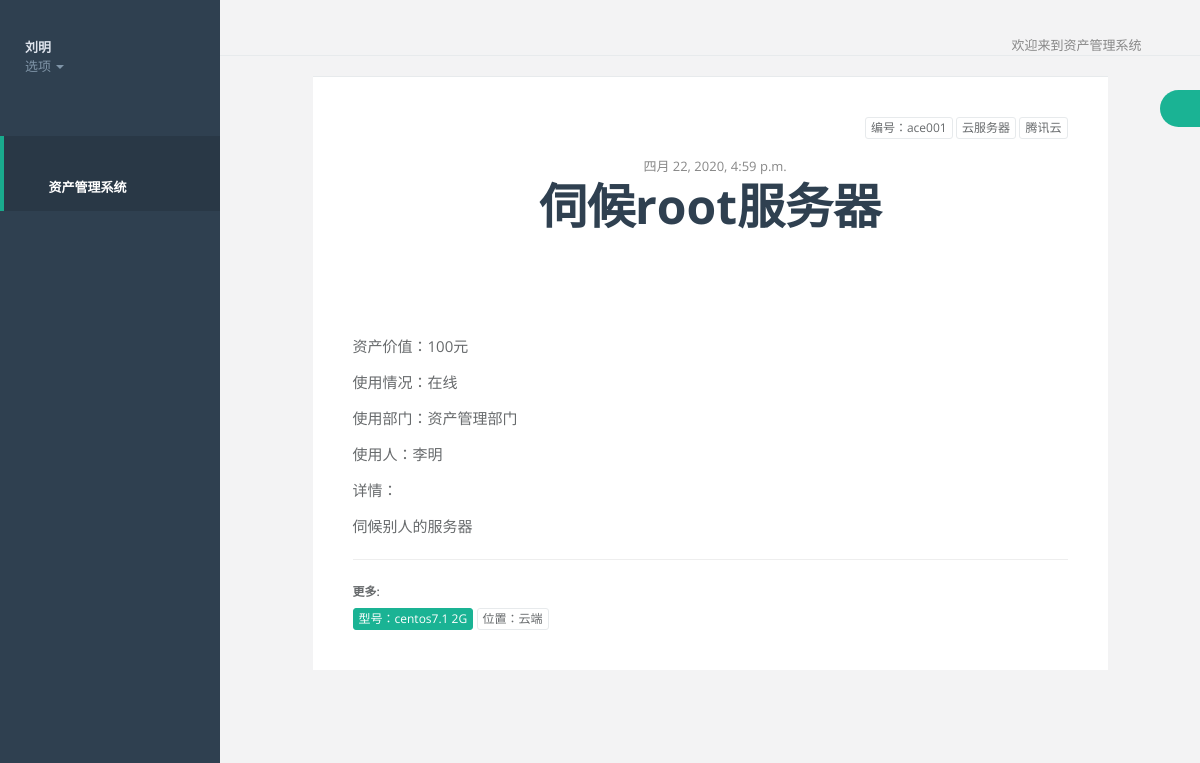
Screenshot of /asset/asset/1/ (signed in) with the database file from the repository.
### ace/models.py (models this page shows, shortened)
class Asset(models.Model):
    asset_number=models.CharField(max_length=30,verbose_name='资产编号')
    asset_type=models.CharField(max_length=30,verbose_name='资产分类')
    asset_name=models.CharField(max_length=20,verbose_name='资产名称')
    asset_buyin_time=models.DateTimeField(verbose_name='财务入账日期')
    asset_value=models.CharField(max_length=20,verbose_name='资产价值')
    asset_state=models.CharField(max_length=10,verbose_name='使用情况',blank=True)
    asset_use_department=models.ForeignKey(Department,on_delete=models.CASCADE,blank=True)
    asset_user=models.CharField(max_length=20,verbose_name='使用人',blank=True)
    asset_count=models.CharField(max_length=20,verbose_name='数量')
    asset_brand=models.CharField(max_length=30,verbose_name='资产品牌',blank=True)
    asset_model=models.CharField(max_length=30,verbose_name='规格型号',blank=True)
    asset_location=models.CharField(max_length=40,verbose_name='资产位置',blank=True)
    asset_comments=models.TextField(blank=True,verbose_name='资产详情')
    class Meta:
        ordering=('-asset_buyin_time',)

class Department(models.Model):
    department_name=models.CharField(max_length=20,verbose_name='部门昵称')
    def __str__(self):
        return self.department_name

### ace/views.py (the view)
# urls.py: path('asset/<int:pk>/', views.article, name='asset'),
def article(request,pk):
    asset = get_object_or_404(Asset,pk=pk)
    return render(request, 'asset/article.html', context={'asset': asset})

### templates/asset/article.html (shortened to what this page needs)
{% extends 'base.html' %}
    {% block main %}
<div class="wrapper wrapper-content  animated fadeInRight article">
            <div class="row">
                <div class="col-lg-10 col-lg-offset-1">
                    <div class="ibox">
                        <div class="ibox-content">
                            <div class="pull-right">
                                <button class="btn btn-white btn-xs" type="button">编号：{{ asset.asset_number }}</button>
                                <button class="btn btn-white btn-xs" type="button">{{ asset.asset_type }}</button>
                                <button class="btn btn-white btn-xs" type="button">{{ asset.asset_brand }}</button>
                            </div>
                            <div class="text-center article-title">
                            <span class="text-muted"><i class="fa fa-clock-o"></i>{{ asset.asset_buyin_time }}</span>
                                <h1>
                                    {{ asset.asset_name }}
                                </h1>
                            </div>
                            <p>
                                资产价值：{{ asset.asset_value }}
                            </p>
                            <p>使用情况：{{ asset.asset_state }}</p>
                            <p>使用部门：{{ asset.asset_use_department }}</p>
                            <p>使用人：{{ asset.asset_user }}</p>
                            <p>详情：</p>
                            <p>{{ asset.asset_comments }}</p>
                            <hr>
                            <div class="row">
                                <div class="col-md-6">
                                        <h5>更多:</h5>
                                        <button class="btn btn-primary btn-xs" type="button">型号：{{ asset.asset_model }}</button>
                                        <button class="btn btn-white btn-xs" type="button">位置：{{ asset.asset_location }}</button>
                                </div>
                            </div>
                        </div>
                    </div>
                </div>
            </div>
        </div>
    {% endblock main %}

### rows the page displays
Asset: asset_number "ace001", asset_type "云服务器", asset_brand "腾讯云", asset_buyin_time "四月 22, 2020, 4:59 p.m.", asset_name "伺候root服务器", asset_value "100元", asset_state "在线", asset_use_department "资产管理部门", asset_user "李明", asset_comments "伺候别人的服务器", asset_model "centos7.1 2G", asset_location "云端"

### other values shown
{{ request.session.user_name }} "刘明"
